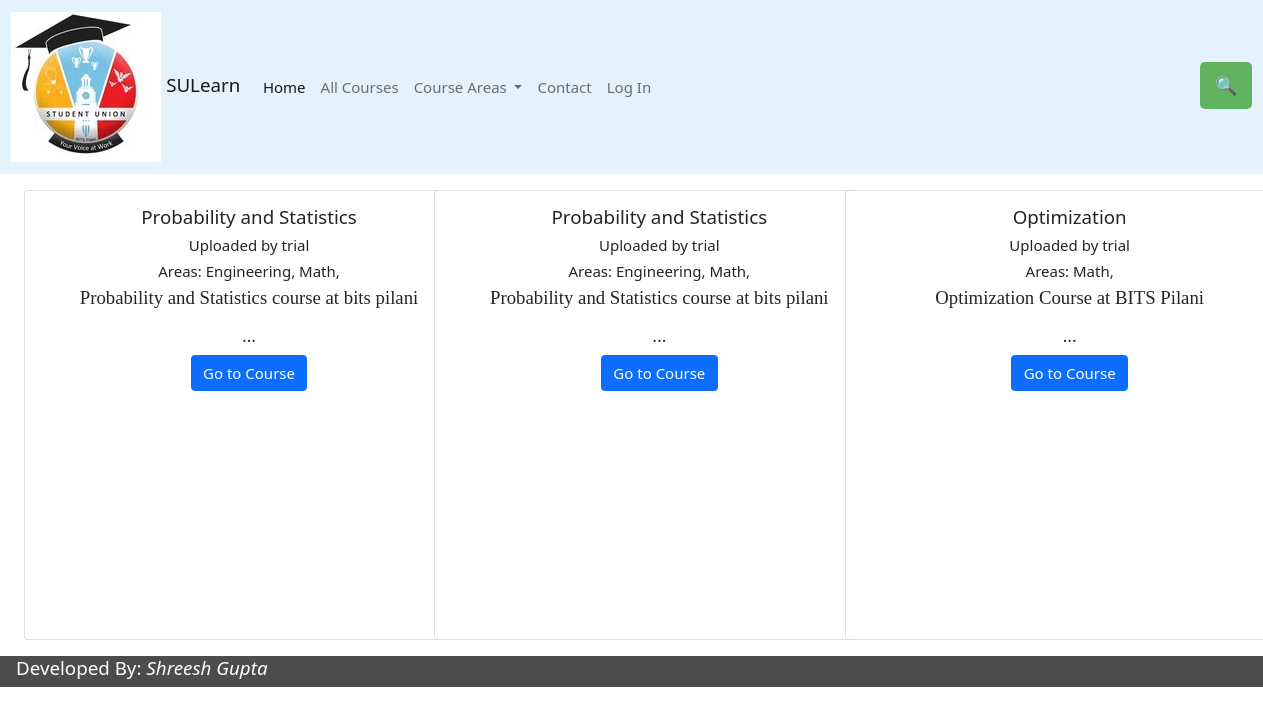
The page /course_page/ on the database its author committed.
### course/models.py (models this page shows, shortened)
class course(models.Model):
    title=models.CharField(max_length=500)
    areas=models.ManyToManyField(subject)
    description=RichTextField()
    instructor=models.ForeignKey(teacher, on_delete= models.CASCADE)
    material=models.CharField(max_length=1000)

class teacher(models.Model):
    name=models.ForeignKey(User, on_delete= models.CASCADE)
    area=models.ManyToManyField(subject)
    description=RichTextField()

class subject(models.Model):
    area=models.CharField(max_length=200)

### course/views.py (the view)
# urls.py: path('course_page/', views.coursePage, name="coursePage"),
def coursePage(request):
    datas=course.objects.all().order_by('-pk')
    return render(request, 'course/course.html', {'datas':datas})

### course/templates/course/course.html
{% extends "course/base.html" %}
{% load static %}
{% block content %}
<div class="w3-row-padding w3-margin-left w3-center">
    {% for data in datas %}
        <form action="/course/" method="GET">
        <div class="w3-display-container w3-col s12 m4 l4 w3-section">
          <div class="card" style="width: 30rem; height: 30rem;">
            <div class="card-body hover_trans_grey">
              <h5 class="card-title">{{data.title}}</h5>
              <h6 class='card-title'>Uploaded by {{data.instructor.name}}</h6>
              <h6>Areas:{% for area in data.areas.all %}
                {{area.area}},
                {% endfor%}
            </h6>
              <h5 class="card-text" style="font-weight: 510; font-family: Bell Mt;">{{ data.description | safe | slice:":150"}} ...</h5>
              <button type="submit" class="btn btn-primary w3-button" name="s" value="{{data.pk}}">Go to Course</button>
            </div>
          </div>
          </div>
      </form>
        {% endfor %}
  </div>
{% endblock %}

### course/templates/course/base.html (shortened to what this page needs)
{% load static %}
<!DOCTYPE html>
<html>
  <head>
<link rel="stylesheet" href="{% static 'course/stylesheet.css' %}">
<link rel="stylesheet" href="{% static 'course/style.css' %}">
<link rel="stylesheet" href="{% static 'course/stylesheet1.css' %}">
<link rel="stylesheet" href="{% static 'course/css/bootstrap.min.css' %}">
    <link rel="stylesheet" href="{% static 'style.css' %}">
    <link rel="stylesheet" href="{% static 'stylesheet.css' %}">
    <link rel="stylesheet" href="{% static 'stylesheet1.css' %}">
    <link rel="stylesheet" href="{% static 'css/bootstrap.min.css' %}">
  </head>
   </head>
<body>
    <nav class="navbar navbar-expand-lg navbar-light" style="background-color: #e3f2fd;">
        <div class="container-fluid">
          <a class="navbar-brand" href="/"><img src="{% static 'course/glogo.gif' %}" class="d-inline-block align-text-center">  SULearn</a>
          <div class="collapse navbar-collapse" id="navbarSupportedContent">
            <ul class="navbar-nav me-auto mb-2 mb-lg-0">
              <li class="nav-item">
                <a class="nav-link active" aria-current="page" href="/">Home</a>
              </li>
              <li class="nav-item">
                <a class="nav-link" href="/course_page/">All Courses</a>
              </li>
              <li class="nav-item dropdown">
                <a class="nav-link dropdown-toggle" href="#" role="button"  aria-expanded="false">
                  Course Areas
                </a>
              </li>
              <li class="nav-item">
                <a class="nav-link w3-button" href="/contact/" tabindex="-1" aria-disabled="false" style="text-align: left;">Contact</a>
              </li>
            {% if request.user.is_authenticated %}
            <li class="nav-item dropdown">
              <a class="nav-link dropdown-toggle" href="" id="navbarDropdown" role="button" data-bs-toggle="dropdown" aria-expanded="false">
                Welcome <b>{{request.user}}</b>
              </a>
              <ul class="dropdown-menu" aria-labelledby="navbarDropdown">
                <li><a class="dropdown-item" href="/certificate_page/">View my certificates</a></li>
                <li><a class="dropdown-item" href="#">Forum</a></li>
                <li><a class="dropdown-item" href="/details/">User Details</a></li>
                {% if perms.course.add_course %}
                <li><a class="dropdown-item" href="/add_course/">Add a Course</a></li>
                {% endif %}
                <li><hr class="dropdown-divider"></li>
                <li><a class="dropdown-item" href="/accounts/logout/">Log Out</a></li>
              </ul>
            </li>
            {% else %}
              <li class="nav-item">
                <a class="nav-link w3-button" href="/accounts/login/" tabindex="-1" aria-disabled="false">Log In</a>
              </li>
            {% endif %}
            </ul>
            <div class="search1">
                <button id="click" class="search-btn w3-right w3-large">
                    &#128269;
                </button>
            </div>
          </div>
        </div>
      </nav>
    {% block content %}
    {% endblock %}
    {% block footer %}
    <div class="w3-container w3-text-white" style="background-color: rgba(0,0,0,0.7);width: 100%; bottom: 0;">
        <h5>Developed By: <a href="https://www.linkedin.com/in/shreesh-gupta-3b7b57205/" style="text-decoration: none; color: white;"><i>Shreesh Gupta</i></a></h5>
    </div>
</body>
</html>
{% endblock %}

### course/static/course/stylesheet.css (style rules this page uses)
html { box-sizing:border-box }
*,*:before,*:after { box-sizing:inherit }
html { -ms-text-size-adjust:100%;-webkit-text-size-adjust:100% }
body { margin:0 }
article,aside,details,figcaption,figure,footer,header,main,menu,nav,section { display:block }
a { background-color:transparent }
img { border-style:none }
button,input,select,textarea,optgroup { font:inherit;margin:0 }
button,input { overflow:visible }
button,select { text-transform:none }
button,[type=button],[type=reset],[type=submit] { -webkit-appearance:button }
html,body { font-family:Verdana,sans-serif;font-size:15px;line-height:1.5 }
html { overflow-x:hidden }
h5 { font-size:18px }
h6 { font-size:16px }
h1,h2,h3,h4,h5,h6 { font-family:"Segoe UI",Arial,sans-serif;font-weight:400;margin:10px 0 }
img { vertical-align:middle }
a { color:inherit }
.w3-btn,.w3-button { border:none;display:inline-block;padding:8px 16px;vertical-align:middle;overflow:hidden;text-decoration:none;color:inherit;background-color:inherit;text-align:center;cursor:pointer;white-space:nowrap }
.w3-btn,.w3-button { -webkit-touch-callout:none;-webkit-user-select:none;-khtml-user-select:none;-moz-user-select:none;-ms-user-select:none;user-select:none }
.w3-tooltip,.w3-display-container { position:relative }
.w3-container:after,.w3-container:before,.w3-panel:after,.w3-panel:before,.w3-row:after,.w3-row:before,.w3-row-padding:after,.w3-row-padding:before, .w3-cell-row:before,.w3-cell-row:after,.w3-clear:after,.w3-clear:before,.w3-bar:before,.w3-bar:after { content:"";display:table;clear:both }
.w3-col,.w3-half,.w3-third,.w3-twothird,.w3-threequarter,.w3-quarter { float:left;width:100% }
.w3-col.s12 { width:99.99999% }
@media (min-width:601px) { .w3-col.m4,.w3-third { width:33.33333% } }
@media (min-width:993px) { .w3-col.l4 { width:33.33333% } }
.w3-row-padding,.w3-row-padding>.w3-half,.w3-row-padding>.w3-third,.w3-row-padding>.w3-twothird,.w3-row-padding>.w3-threequarter,.w3-row-padding>.w3-quarter,.w3-row-padding>.w3-col { padding:0 8px }
.w3-container,.w3-panel { padding:0.01em 16px }
.w3-large { font-size:18px!important }
.w3-center { text-align:center!important }
.w3-section,.w3-code { margin-top:16px!important;margin-bottom:16px!important }
.w3-margin-left { margin-left:16px!important }
.w3-right { float:right!important }
.w3-text-white,.w3-hover-text-white:hover { color:#fff!important }

### course/static/course/style.css (style rules this page uses)
.w3-left, .w3-right, .w3-badge { cursor: pointer; }
.search-btn { border: 0; margin: 0; background-color: rgb(95, 179, 95); color: antiquewhite; padding: 10px 15px; border-radius: 5px; font-size: 20px; }

### rows shown on the page
course: title "Probability and Statistics", instructor.name "trial", description "Probability and Statistics course at bits pilani", {{ data.pk }} 4 (drawn)
subject: area "Engineering"
subject: area "Math"
course: title "Probability and Statistics", instructor.name "trial", description "Probability and Statistics course at bits pilani", {{ data.pk }} 3 (drawn)
course: title "Optimization", instructor.name "trial", description "Optimization Course at BITS Pilani", {{ data.pk }} 2 (drawn)
